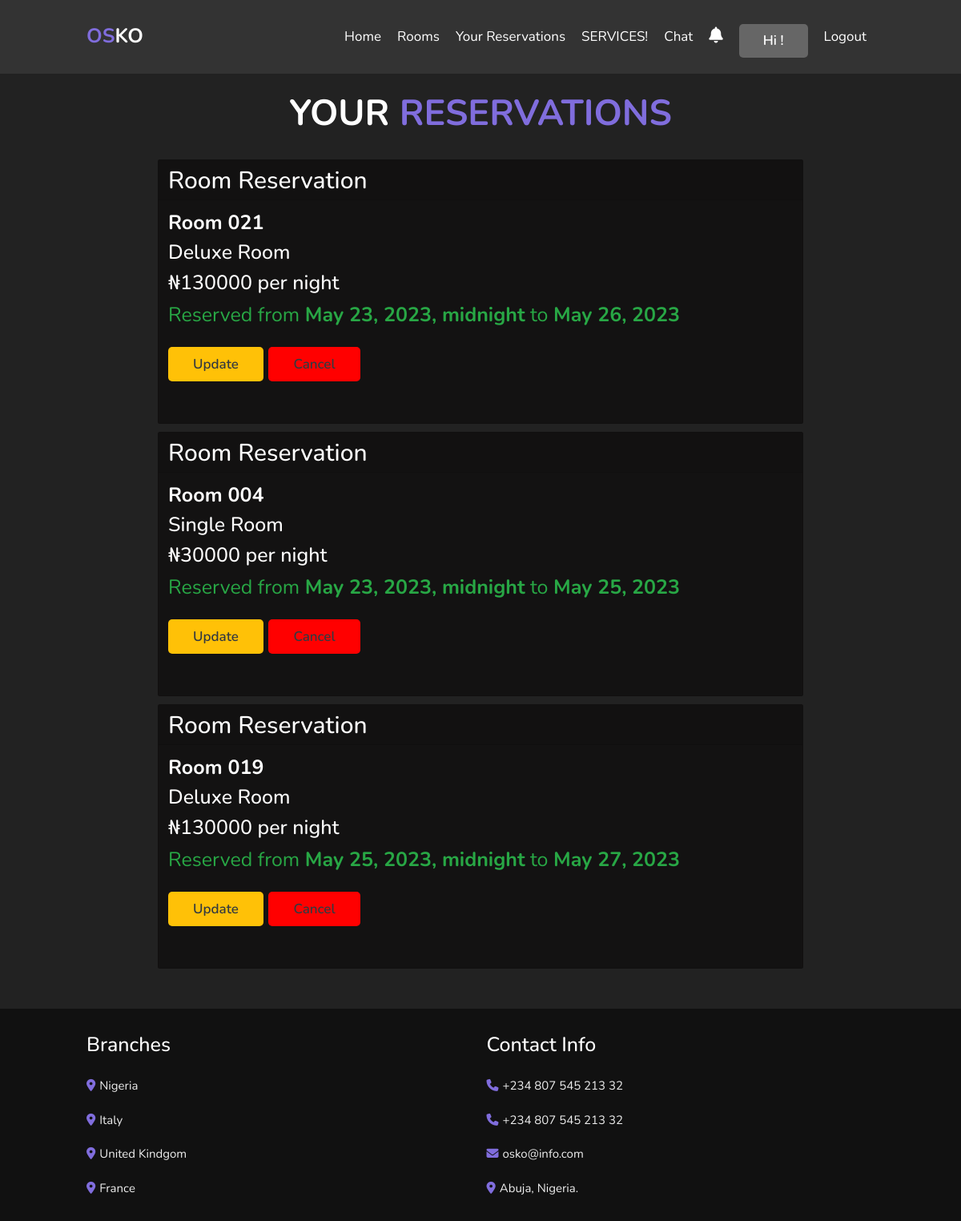
Screenshot of /reservation/view-reservations/ (signed in) with the database file from the repository.
### reservation/models.py (models this page shows, shortened)
class Reservation(models.Model):
    guest = models.ForeignKey(User, on_delete=models.CASCADE)
    room = models.ForeignKey(Room, on_delete=models.CASCADE)
    start_date = models.DateField()
    start_time = models.TimeField(default=start_time)
    end_date = models.DateField()
    end_time = models.TimeField(default=end_time)
    class Meta:
        ordering = ['start_date']

### hotel/models.py (models this page shows, shortened)
class Room(models.Model):
    room_id = models.IntegerField(default=True, primary_key=True)
    room_number = models.CharField(max_length=10)
    room_type = models.ForeignKey(RoomType, on_delete=models.CASCADE)
    is_available = models.BooleanField(default=True)
    is_occupied = models.BooleanField(default=False)

class RoomType(models.Model):
    type_id = models.IntegerField(primary_key=True)
    name = models.CharField(max_length=200)
    description = models.TextField(max_length=2000)
    price = models.IntegerField()
    image = models.ImageField(upload_to='images')
    def __str__(self):
        return self.name

### reservation/views.py (the view)
# urls.py: path('view-reservations/', views.view_reservations, name='view_reservations'),
@login_required
def view_reservations(request):
    reservations = Reservation.objects.filter(guest=request.user)
    services = ServiceReservation.objects.filter(guest=request.user)
    return render(request, 'view_reservations.html', {'reservations': reservations, 'services': services})

### reservation/templates/view_reservations.html (shortened to what this page needs)
{% extends "guest/base.html" %}
{% load static %}
{% block page_content %}
<section>
  <br><br><br><br><br>
  <h1 class="heading">Your <span>Reservations</span></h1>
  {% for reservation in reservations %}
  <div class="row my-3">
    <div class="col-12">
      <div class="card text-white" style="height: 33rem; background-color: rgb(19, 18, 18);">
        <h5 class="card-header" style="height: 5rem; font-size: 3rem;">Room Reservation</h5>
        <div class="card-body" style="font-size: 2.5rem;">
          <h5 class="card-title" style="font-size: 2.5rem; font-weight: bold;">Room {{ reservation.room.room_number }}
          </h5>
          <h5 class="card-title" style="font-size: 2.5rem;">{{ reservation.room.room_type }}</h5>
          <h5 class="card-title" style="font-size: 2.5rem;">&#8358;{{ reservation.room.room_type.price }} per night</h5>
          <p class="card-text text-success">Reserved from <b>{{reservation.start_date}}, {{reservation.start_time}}</b>
            to <b>{{ reservation.end_date }}</b></p>
          <a href="{% url 'update_reservation' reservation.id %}" class="card-text btn text-dark"
            style="background-color: #ffc107;">Update</a>
          <a href="{% url 'cancel_reservation' reservation_id=reservation.pk %}" class="card-text btn text-dark"
            style="background-color: red;">Cancel</a>
        </div>
      </div>
    </div>
  </div>
  {% empty %}
  <br><br><br>
  <h1 class="text-white" style="font-size: 3rem;"> You have no reservations...</h1>
  {% endfor %}
</section>
{% endblock %}

### hotel/static/css/style.css (style rules this page uses)
:root { --main-color: #806ddd; }
* { font-family: 'Nunito', sans-serif; margin: 0; padding: 0; box-sizing: border-box; outline: none; border: none; text-decoration: none; transition: .2s linear; }
html { font-size: 62.5%; overflow-x: hidden; scroll-padding-top: 7rem; scroll-behavior: smooth; }
body { background: #222; }
section { padding: 2rem 9%; }
.btn { margin-top: 1rem; display: inline-block; padding: 0.8rem 3rem; font-size: 1.7rem; border-radius: 0.5rem; background: #666; color: #fff; cursor: pointer; font-weight: 600; }
.heading { text-align: center; padding-bottom: 2rem; color: #fff; font-size: 4.5rem; text-transform: uppercase; font-weight: bold; }
.heading span { color: var(--main-color); text-transform: uppercase; }

### rows the page displays
Reservation: room.room_number "021", room.room_type "Deluxe Room", room.room_type.price "130000", start_date "May 23, 2023", start_time "midnight", end_date "May 26, 2023"
Reservation: room.room_number "004", room.room_type "Single Room", room.room_type.price "30000", start_date "May 23, 2023", start_time "midnight", end_date "May 25, 2023"
Reservation: room.room_number "019", room.room_type "Deluxe Room", room.room_type.price "130000", start_date "May 25, 2023", start_time "midnight", end_date "May 27, 2023"
